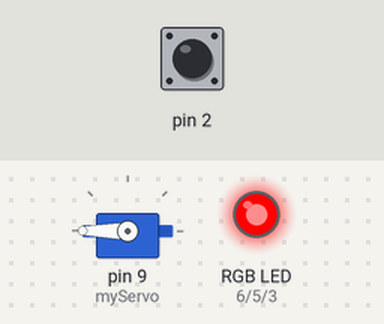
Recording of a sketch running on a simulated Arduino Uno, built with avr-gcc and run on an emulated ATmega328P. On the bench: servo, an RGB LED mixed from three pins (HIGH = lit). Dashed ring = blinking. The test bench sets the inputs (shaded band); at power-on: pin 2 HIGH.

Above: at 1.2 s.
1.3 s: pin 2 pulled LOW for 0.15 s
At 1.45 s:
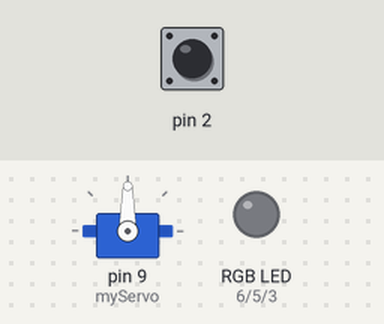
3.0 s: pin 2 pulled LOW for 3.2 s
At 3.25 s:
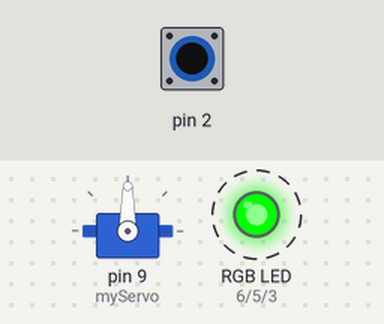
Timing chart, 0 to 7.7 s (numbered marks = the images above; inputs shaded):
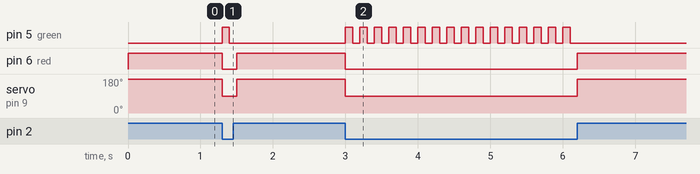

Measured:
- after the input at 1.3 s, pin 5 (green): LOW → HIGH at once, → LOW 0.10 s later; pin 6 (red): HIGH → LOW at once, → HIGH 0.20 s later; servo on pin 9 (myServo): 180° → 90° at once, → 180° 0.20 s later
- after the input at 3.0 s, pin 5 (green): alternates HIGH for 0.10 s and LOW for 0.10 s, 32 changes in all, then stays LOW, starting at once; pin 6 (red): HIGH → LOW at once, → HIGH 3.2 s later; servo on pin 9 (myServo): 180° → 90° at once, → 180° 3.2 s later

The sketch:

S2E9_openclosergb.ino
```cpp
/* Challenges
1) Add the button and make it open when you press, close when you don't press
2) Open when you don't press, close when you press
3) When you press, make it laugh.  When you don't press, stay closed
4) When you press the button -> open the box and turn the LED green
   When you don't press the button -> close the box and turn the LED red
*/

#include <Servo.h>

int open = 90;
int close = 180;

int red = 6;
int green = 5;
int blue = 3;

Servo myServo;

void setup() {
  pinMode(9,OUTPUT);
  pinMode(2,INPUT_PULLUP);

  pinMode(red,OUTPUT);
  pinMode(green,OUTPUT);
  pinMode(blue,OUTPUT);

  myServo.attach(9);
}

void loop() {

  //- our first conditional

  if (digitalRead(2) == HIGH) {
    myServo.write(close);
    analogWrite(green,0);
    analogWrite(red,255);

  }
  else {
    myServo.write(open);
    analogWrite(red,0);

    analogWrite(green,255);
    delay(100);
    analogWrite(green,0);
    delay(100);

  }
}
```
